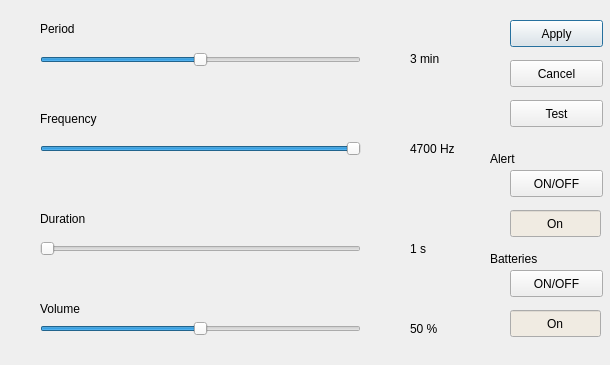
<?xml version="1.0" encoding="UTF-8"?>
<ui version="4.0">
 <class>SoundSignalDialog</class>
 <widget class="QDialog" name="SoundSignalDialog">
  <property name="geometry">
   <rect>
    <x>0</x>
    <y>0</y>
    <width>610</width>
    <height>365</height>
   </rect>
  </property>
  <property name="windowTitle">
   <string>Dialog</string>
  </property>
  <widget class="QPushButton" name="apply_Button">
   <property name="geometry">
    <rect>
     <x>510</x>
     <y>20</y>
     <width>93</width>
     <height>27</height>
    </rect>
   </property>
   <property name="text">
    <string>Apply</string>
   </property>
  </widget>
  <widget class="QPushButton" name="test_Button">
   <property name="geometry">
    <rect>
     <x>510</x>
     <y>100</y>
     <width>93</width>
     <height>27</height>
    </rect>
   </property>
   <property name="text">
    <string>Test</string>
   </property>
  </widget>
  <widget class="QPushButton" name="cancel_Button">
   <property name="geometry">
    <rect>
     <x>510</x>
     <y>60</y>
     <width>93</width>
     <height>27</height>
    </rect>
   </property>
   <property name="text">
    <string>Cancel</string>
   </property>
  </widget>
  <widget class="QLabel" name="label_frequency_measurement_unit">
   <property name="geometry">
    <rect>
     <x>410</x>
     <y>140</y>
     <width>62</width>
     <height>17</height>
    </rect>
   </property>
   <property name="text">
    <string>4700 Hz</string>
   </property>
  </widget>
  <widget class="QLabel" name="label_period_measurement_unit">
   <property name="geometry">
    <rect>
     <x>410</x>
     <y>50</y>
     <width>62</width>
     <height>17</height>
    </rect>
   </property>
   <property name="text">
    <string>3 min</string>
   </property>
  </widget>
  <widget class="QLabel" name="label_volume_measurement_unit">
   <property name="geometry">
    <rect>
     <x>410</x>
     <y>320</y>
     <width>62</width>
     <height>17</height>
    </rect>
   </property>
   <property name="text">
    <string>50 %</string>
   </property>
  </widget>
  <widget class="QLabel" name="label_duration_measurement_unit">
   <property name="geometry">
    <rect>
     <x>410</x>
     <y>240</y>
     <width>62</width>
     <height>17</height>
    </rect>
   </property>
   <property name="text">
    <string>1 s</string>
   </property>
  </widget>
  <widget class="QSlider" name="horizontalSlider">
   <property name="geometry">
    <rect>
     <x>40</x>
     <y>50</y>
     <width>321</width>
     <height>20</height>
    </rect>
   </property>
   <property name="minimum">
    <number>1000</number>
   </property>
   <property name="maximum">
    <number>5000</number>
   </property>
   <property name="singleStep">
    <number>0</number>
   </property>
   <property name="value">
    <number>3000</number>
   </property>
   <property name="orientation">
    <enum>Qt::Horizontal</enum>
   </property>
  </widget>
  <widget class="QLabel" name="period_label">
   <property name="geometry">
    <rect>
     <x>40</x>
     <y>20</y>
     <width>59</width>
     <height>17</height>
    </rect>
   </property>
   <property name="text">
    <string>Period</string>
   </property>
  </widget>
  <widget class="QLabel" name="frequency_label">
   <property name="geometry">
    <rect>
     <x>40</x>
     <y>110</y>
     <width>71</width>
     <height>17</height>
    </rect>
   </property>
   <property name="text">
    <string>Frequency</string>
   </property>
  </widget>
  <widget class="QSlider" name="horizontalSlider_2">
   <property name="geometry">
    <rect>
     <x>40</x>
     <y>140</y>
     <width>321</width>
     <height>18</height>
    </rect>
   </property>
   <property name="minimum">
    <number>700</number>
   </property>
   <property name="maximum">
    <number>4700</number>
   </property>
   <property name="value">
    <number>4700</number>
   </property>
   <property name="orientation">
    <enum>Qt::Horizontal</enum>
   </property>
  </widget>
  <widget class="QLabel" name="duration_label">
   <property name="geometry">
    <rect>
     <x>40</x>
     <y>210</y>
     <width>59</width>
     <height>17</height>
    </rect>
   </property>
   <property name="text">
    <string>Duration</string>
   </property>
  </widget>
  <widget class="QSlider" name="horizontalSlider_3">
   <property name="geometry">
    <rect>
     <x>40</x>
     <y>240</y>
     <width>321</width>
     <height>18</height>
    </rect>
   </property>
   <property name="minimum">
    <number>1000</number>
   </property>
   <property name="maximum">
    <number>5000</number>
   </property>
   <property name="pageStep">
    <number>1</number>
   </property>
   <property name="orientation">
    <enum>Qt::Horizontal</enum>
   </property>
  </widget>
  <widget class="QSlider" name="horizontalSlider_4">
   <property name="geometry">
    <rect>
     <x>40</x>
     <y>320</y>
     <width>321</width>
     <height>18</height>
    </rect>
   </property>
   <property name="maximum">
    <number>100</number>
   </property>
   <property name="pageStep">
    <number>1</number>
   </property>
   <property name="value">
    <number>50</number>
   </property>
   <property name="orientation">
    <enum>Qt::Horizontal</enum>
   </property>
  </widget>
  <widget class="QLineEdit" name="lineEdit">
   <property name="enabled">
    <bool>true</bool>
   </property>
   <property name="geometry">
    <rect>
     <x>510</x>
     <y>210</y>
     <width>91</width>
     <height>27</height>
    </rect>
   </property>
   <property name="palette">
    <palette>
     <active>
      <colorrole role="Base">
       <brush brushstyle="SolidPattern">
        <color alpha="255">
         <red>240</red>
         <green>235</green>
         <blue>226</blue>
        </color>
       </brush>
      </colorrole>
     </active>
     <inactive>
      <colorrole role="Base">
       <brush brushstyle="SolidPattern">
        <color alpha="255">
         <red>240</red>
         <green>235</green>
         <blue>226</blue>
        </color>
       </brush>
      </colorrole>
     </inactive>
     <disabled>
      <colorrole role="Base">
       <brush brushstyle="SolidPattern">
        <color alpha="255">
         <red>255</red>
         <green>255</green>
         <blue>255</blue>
        </color>
       </brush>
      </colorrole>
     </disabled>
    </palette>
   </property>
   <property name="focusPolicy">
    <enum>Qt::NoFocus</enum>
   </property>
   <property name="text">
    <string>On</string>
   </property>
   <property name="alignment">
    <set>Qt::AlignCenter</set>
   </property>
   <property name="readOnly">
    <bool>true</bool>
   </property>
  </widget>
  <widget class="QPushButton" name="alert_Button">
   <property name="geometry">
    <rect>
     <x>510</x>
     <y>170</y>
     <width>93</width>
     <height>27</height>
    </rect>
   </property>
   <property name="text">
    <string>ON/OFF</string>
   </property>
  </widget>
  <widget class="QLabel" name="alert_label">
   <property name="geometry">
    <rect>
     <x>490</x>
     <y>150</y>
     <width>59</width>
     <height>17</height>
    </rect>
   </property>
   <property name="text">
    <string>Alert</string>
   </property>
  </widget>
  <widget class="QLineEdit" name="lineEdit_2">
   <property name="enabled">
    <bool>true</bool>
   </property>
   <property name="geometry">
    <rect>
     <x>510</x>
     <y>310</y>
     <width>91</width>
     <height>27</height>
    </rect>
   </property>
   <property name="palette">
    <palette>
     <active>
      <colorrole role="Base">
       <brush brushstyle="SolidPattern">
        <color alpha="255">
         <red>240</red>
         <green>235</green>
         <blue>226</blue>
        </color>
       </brush>
      </colorrole>
     </active>
     <inactive>
      <colorrole role="Base">
       <brush brushstyle="SolidPattern">
        <color alpha="255">
         <red>240</red>
         <green>235</green>
         <blue>226</blue>
        </color>
       </brush>
      </colorrole>
     </inactive>
     <disabled>
      <colorrole role="Base">
       <brush brushstyle="SolidPattern">
        <color alpha="255">
         <red>255</red>
         <green>255</green>
         <blue>255</blue>
        </color>
       </brush>
      </colorrole>
     </disabled>
    </palette>
   </property>
   <property name="mouseTracking">
    <bool>true</bool>
   </property>
   <property name="focusPolicy">
    <enum>Qt::NoFocus</enum>
   </property>
   <property name="acceptDrops">
    <bool>true</bool>
   </property>
   <property name="text">
    <string>On</string>
   </property>
   <property name="alignment">
    <set>Qt::AlignCenter</set>
   </property>
   <property name="readOnly">
    <bool>true</bool>
   </property>
  </widget>
  <widget class="QPushButton" name="battaries_Button">
   <property name="geometry">
    <rect>
     <x>510</x>
     <y>270</y>
     <width>93</width>
     <height>27</height>
    </rect>
   </property>
   <property name="text">
    <string>ON/OFF</string>
   </property>
  </widget>
  <widget class="QLabel" name="battaries_label">
   <property name="geometry">
    <rect>
     <x>490</x>
     <y>250</y>
     <width>59</width>
     <height>17</height>
    </rect>
   </property>
   <property name="text">
    <string>Batteries</string>
   </property>
  </widget>
  <widget class="QLabel" name="volume_label">
   <property name="geometry">
    <rect>
     <x>40</x>
     <y>300</y>
     <width>59</width>
     <height>17</height>
    </rect>
   </property>
   <property name="text">
    <string>Volume</string>
   </property>
  </widget>
 </widget>
 <resources/>
 <connections/>
</ui>
